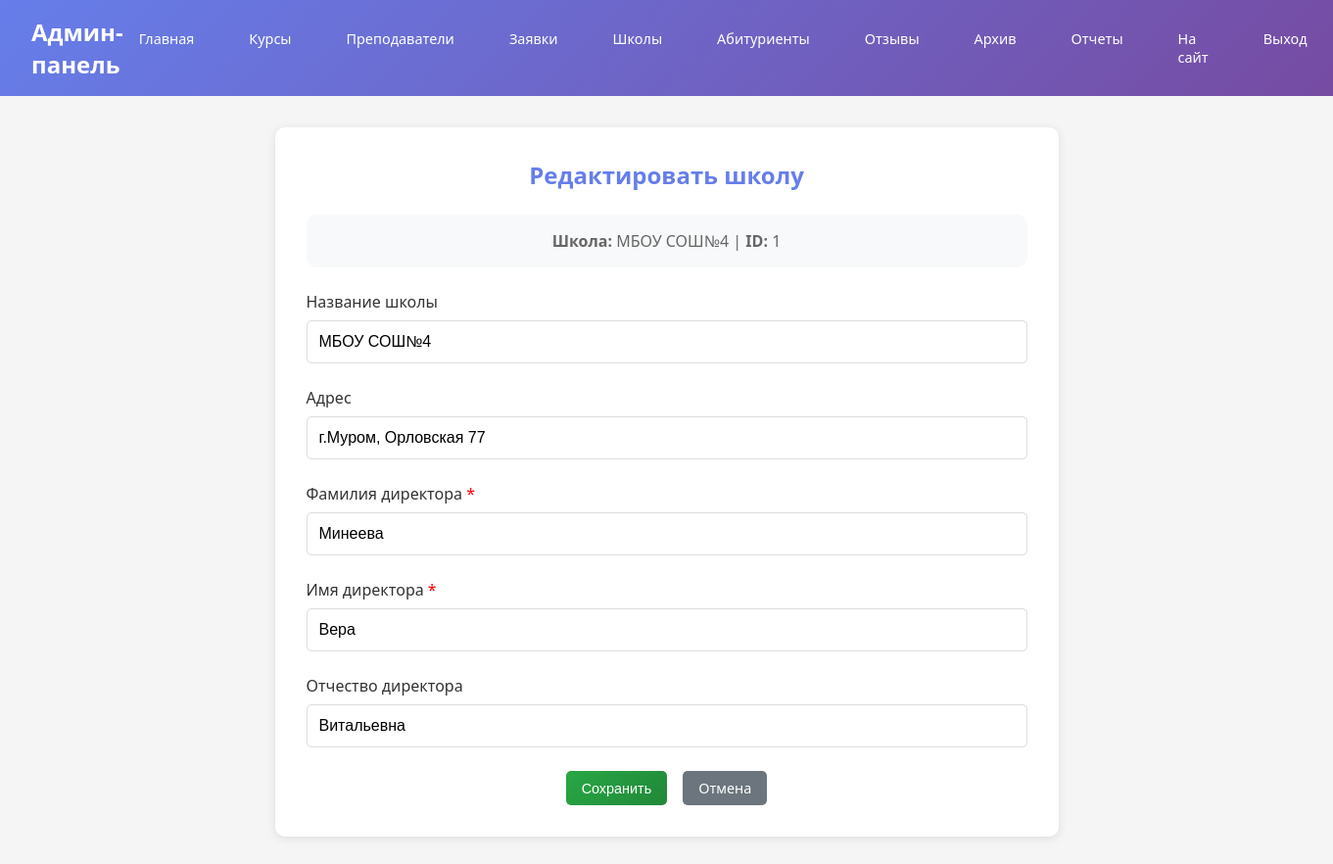
Screenshot of /admin-panel/schools/edit/1/ (signed in) with the database file from the repository.
### main/models.py (models this page shows, shortened)
class School(models.Model):
    school_id = models.AutoField(primary_key=True)
    name = models.CharField(max_length=255)
    address = models.CharField(max_length=255)
    director_last_name = models.CharField(max_length=100, verbose_name='Фамилия директора')
    director_first_name = models.CharField(max_length=100, verbose_name='Имя директора')
    director_middle_name = models.CharField(max_length=100, verbose_name='Отчество директора')
    class Meta:
        db_table = 'school'
        constraints = [
            models.UniqueConstraint(fields=['name', 'address'], name='unique_school_name_address')
        ]

### main/views.py (the view, shortened to what this page needs)
# urls.py: path('admin-panel/schools/edit/<int:school_id>/', views.admin_edit_school, name='admin_edit_school'),
@staff_member_required
def admin_edit_school(request, school_id):
    school = get_object_or_404(School, school_id=school_id)
    return render(request, 'admin/edit_school.html', {'school': school})

### main/templates/admin/edit_school.html (shortened to what this page needs)
{% extends 'admin/base_admin.html' %}
{% block content %}
<div class="form-card">
    <h2 style="color: #667eea; margin-bottom: 1.5rem; text-align: center;">Редактировать школу</h2>
    <div style="background: #f8f9fa; padding: 1rem; border-radius: 10px; margin-bottom: 1.5rem;">
        <p style="color: #666; text-align: center;">
            <strong>Школа:</strong> {{ school.name }} |
            <strong>ID:</strong> {{ school.school_id }}
        </p>
    </div>
    <form method="post">
        <div class="form-group">
            <label>Название школы</label>
            <input type="text" name="name" class="form-control" value="{{ school.name }}" required>
        </div>
        <div class="form-group">
            <label>Адрес</label>
            <input type="text" name="address" class="form-control" value="{{ school.address }}" required>
        </div>
        <div class="form-group">
            <label>Фамилия директора <span style="color: red;">*</span></label>
            <input type="text" name="director_last_name" class="form-control"
                   value="{{ school.director_last_name|default:'' }}"
                   placeholder="Иванов" required>
        </div>
        <div class="form-group">
            <label>Имя директора <span style="color: red;">*</span></label>
            <input type="text" name="director_first_name" class="form-control"
                   value="{{ school.director_first_name|default:'' }}"
                   placeholder="Иван" required>
        </div>
        <div class="form-group">
            <label>Отчество директора</label>
            <input type="text" name="director_middle_name" class="form-control"
                   value="{{ school.director_middle_name|default:'' }}"
                   placeholder="Иванович">
        </div>
        <div style="display: flex; gap: 1rem; justify-content: center;">
            <button type="submit" class="btn btn-success">Сохранить</button>
            <a href="{% url 'admin_schools' %}" class="btn" style="background: #6c757d;">Отмена</a>
        </div>
    </form>
</div>
{% endblock %}

### main/templates/admin/base_admin.html (style rules this page uses)
* { margin: 0; padding: 0; box-sizing: border-box; }
body { font-family: 'Segoe UI', Tahoma, Geneva, Verdana, sans-serif; background-color: #f5f5f5; color: #333; }
.btn { display: inline-block; padding: 0.5rem 1rem; background: linear-gradient(135deg, #667eea 0%, #764ba2 100%); color: white; text-decoration: none; border-radius: 5px; border: none; cursor: pointer; font-size: 0.9rem; }
.btn-success { background: linear-gradient(135deg, #28a745 0%, #218838 100%); }
.form-card { background: white; border-radius: 10px; padding: 2rem; box-shadow: 0 2px 10px rgba(0,0,0,0.1); max-width: 800px; margin: 0 auto; }
.form-group { margin-bottom: 1.5rem; }
.form-group label { display: block; color: #333; margin-bottom: 0.5rem; font-weight: 500; }
.form-control { width: 100%; padding: 0.75rem; border: 1px solid #ddd; border-radius: 5px; font-size: 1rem; }

### rows the page displays
School: name "МБОУ СОШ№4", school_id "1", address "г.Муром, Орловская 77", director_last_name "Минеева", director_first_name "Вера", director_middle_name "Витальевна"
